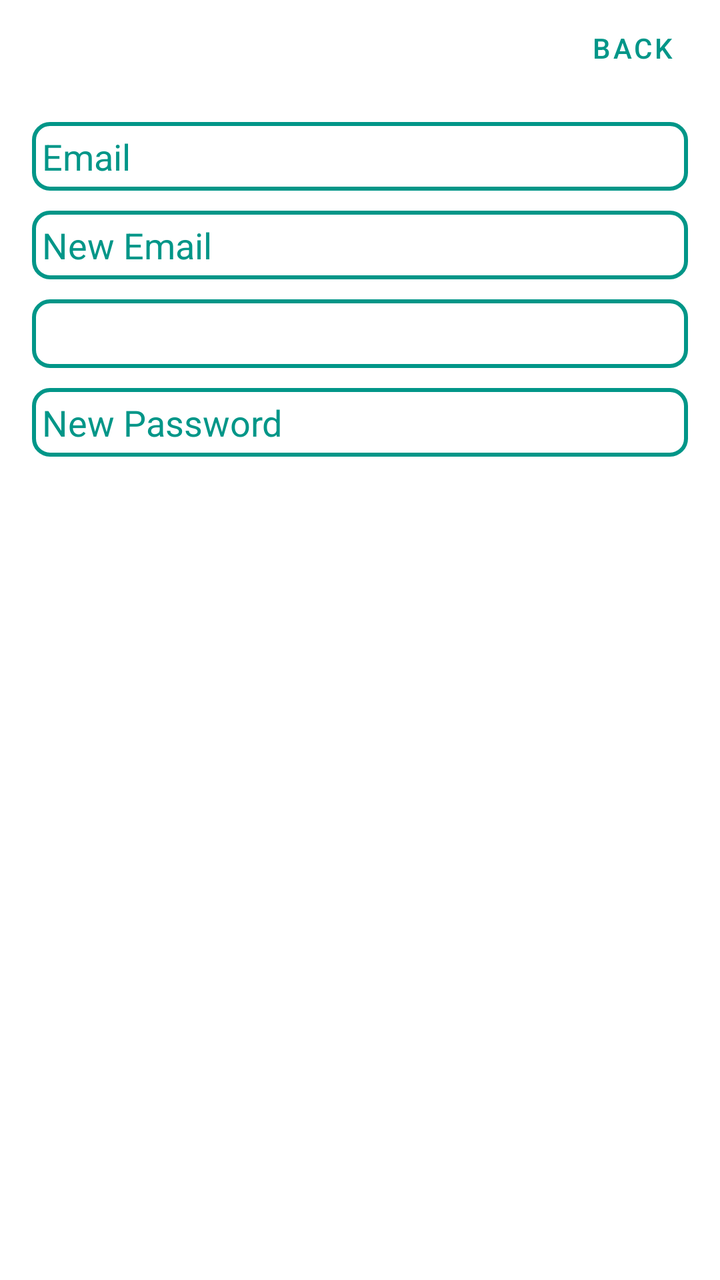
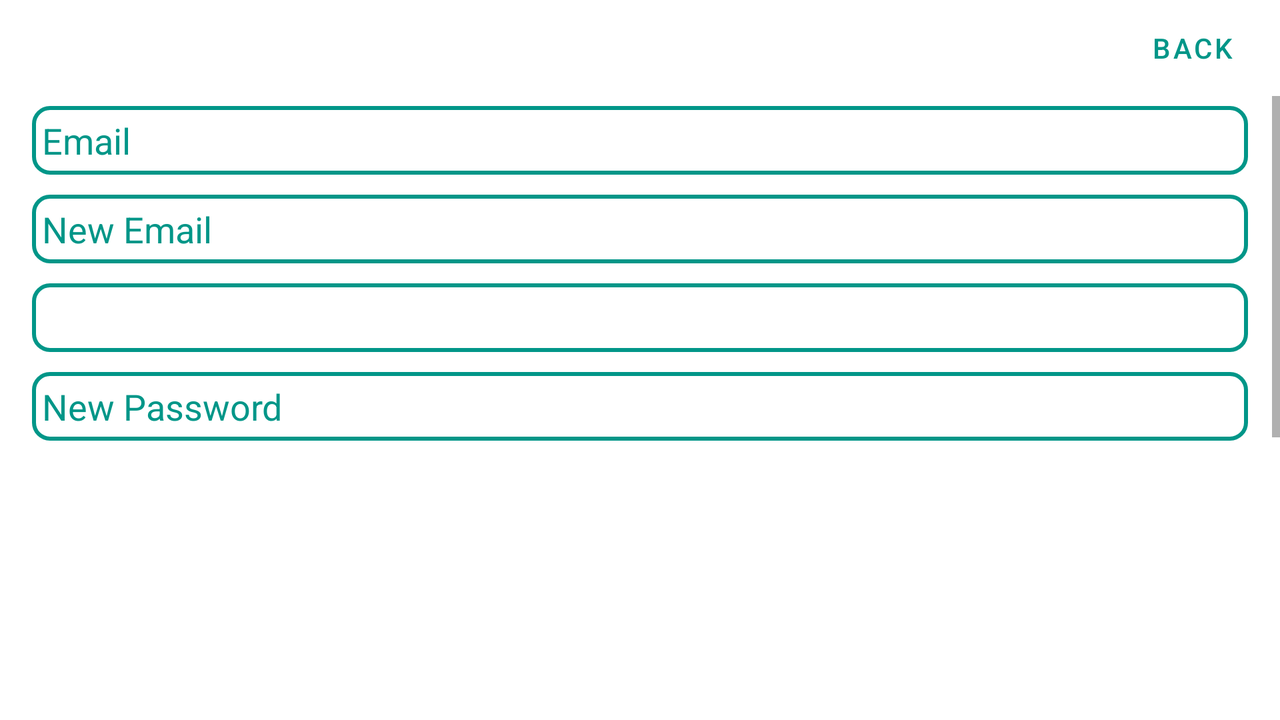

An Android layout and its configuration variant, each rendered on a device that would load it. The default file and the variant file are quoted in full after the pictures.
<!-- AndroidManifest.xml: application theme AppTheme -->
<!-- res/layout/activity_options.xml -->
<?xml version="1.0" encoding="utf-8"?>
<androidx.coordinatorlayout.widget.CoordinatorLayout xmlns:android="http://schemas.android.com/apk/res/android"
    xmlns:app="http://schemas.android.com/apk/res-auto"
    xmlns:tools="http://schemas.android.com/tools"
    android:layout_width="match_parent"
    android:layout_height="match_parent"
    android:fitsSystemWindows="true"
    tools:context=".OptionsActivity">

    <com.google.android.material.appbar.AppBarLayout
        android:layout_width="match_parent"
        android:layout_height="wrap_content"
        android:background="@android:color/transparent"
        app:elevation="0dp">

        <androidx.appcompat.widget.Toolbar
            android:id="@+id/toolbar"
            android:layout_width="match_parent"
            android:layout_height="?attr/actionBarSize"
            app:layout_scrollFlags="scroll|enterAlways" />

    </com.google.android.material.appbar.AppBarLayout>
    <Button
        android:id="@+id/backButton"
        android:layout_width="wrap_content"
        android:layout_height="wrap_content"
        android:background="@android:color/transparent"
        android:padding="5dp"
        android:layout_gravity="end"
        android:text="@string/back"
        android:textColor="@color/accent">
    </Button>
    <LinearLayout
        android:layout_width="match_parent"
        android:layout_height="wrap_content"
        android:orientation="vertical"
        android:paddingBottom="@dimen/activity_vertical_margin"
        android:paddingLeft="@dimen/activity_horizontal_margin"
        android:paddingRight="@dimen/activity_horizontal_margin"
        android:paddingTop="@dimen/activity_vertical_margin"
        app:layout_behavior="@string/appbar_scrolling_view_behavior">

        <EditText
            android:id="@+id/old_email"
            android:theme="@style/ThemeOverlay.MyEditTextSignUpLogin"
            android:background="@drawable/edittext_underline"
            android:layout_width="match_parent"
            android:layout_height="wrap_content"
            android:textColor="@color/accent"
            android:hint="@string/hint_email"
            android:inputType="textEmailAddress"
            android:maxLines="1"
            android:singleLine="true" />

        <EditText
            android:layout_marginTop="10dp"
            android:id="@+id/new_email"
            android:theme="@style/ThemeOverlay.MyEditTextSignUpLogin"
            android:background="@drawable/edittext_underline"
            android:layout_width="match_parent"
            android:layout_height="wrap_content"
            android:textColor="@color/accent"
            android:hint="@string/hint_new_email"
            android:inputType="textEmailAddress"
            android:maxLines="1"
            android:singleLine="true" />

        <EditText
            android:id="@+id/password"
            android:theme="@style/ThemeOverlay.MyEditTextSignUpLogin"
            android:background="@drawable/edittext_underline"
            android:layout_width="match_parent"
            android:layout_height="wrap_content"
            android:focusableInTouchMode="true"
            android:textColor="@color/accent"
            android:imeActionId="@integer/login"
            android:imeOptions="actionUnspecified"
            android:inputType="textPassword"
            android:maxLines="1"
            android:layout_marginTop="10dp"
            android:singleLine="true" />

        <EditText
            android:id="@+id/newPassword"
            android:layout_width="match_parent"
            android:layout_height="wrap_content"
            android:focusableInTouchMode="true"
            android:textColor="@color/accent"
            android:theme="@style/ThemeOverlay.MyEditTextSignUpLogin"
            android:background="@drawable/edittext_underline"
            android:layout_marginTop="10dp"
            android:hint="@string/new_pass"
            android:imeActionId="@integer/login"
            android:imeOptions="actionUnspecified"
            android:inputType="textPassword"
            android:maxLines="1"
            android:singleLine="true" />

        <Button
            android:id="@+id/changeEmail"
            style="@style/button_style_main"
            android:background="@drawable/buttonselectormain"
            android:textSize="16sp"
            android:layout_width="wrap_content"
            android:layout_height="wrap_content"
            android:layout_marginTop="16dp"
            android:text="@string/btn_change"
            android:textStyle="bold" />

        <Button
            android:background="@drawable/buttonselectormain"
            android:id="@+id/changePass"
            style="@style/button_style_main"
            android:textSize="16sp"
            android:layout_width="wrap_content"
            android:layout_height="wrap_content"
            android:layout_marginTop="16dp"
            android:text="@string/btn_change"
            android:textStyle="bold" />

        <Button
            android:background="@drawable/buttonselectormain"
            android:id="@+id/send"
            style="@style/button_style_main"
            android:textSize="16sp"
            android:layout_width="wrap_content"
            android:layout_height="wrap_content"
            android:layout_marginTop="16dp"
            android:text="@string/btn_send"
            android:textStyle="bold" />

        <ProgressBar
            android:id="@+id/progressBar"
            android:layout_width="30dp"
            android:layout_height="30dp"
            android:visibility="gone" />

        <Button
            android:id="@+id/remove"
            android:background="@drawable/buttonselectormain"
            style="@style/button_style_main"
            android:textSize="16sp"
            android:layout_width="wrap_content"
            android:layout_height="wrap_content"
            android:layout_marginTop="16dp"
            android:text="@string/btn_remove"
            android:textStyle="bold" />

        <Button
            android:id="@+id/change_email_button"
            style="@style/button_style_main"
            android:background="@drawable/buttonselectormain"
            android:textSize="16sp"
            android:layout_width="match_parent"
            android:layout_height="wrap_content"
            android:layout_marginTop="16dp"
            android:text="@string/change_email"
            android:textStyle="bold" />

        <Button
            android:id="@+id/change_password_button"
            style="@style/button_style_main"
            android:background="@drawable/buttonselectormain"
            android:textSize="16sp"
            android:layout_width="match_parent"
            android:layout_height="wrap_content"
            android:layout_marginTop="16dp"
            android:text="@string/change_password"
            android:textStyle="bold" />

        <Button
            android:id="@+id/sending_pass_reset_button"
            android:background="@drawable/buttonselectormain"
            style="@style/button_style_main"
            android:textSize="16sp"
            android:layout_width="match_parent"
            android:layout_height="wrap_content"
            android:layout_marginTop="16dp"
            android:text="@string/send_password_reset_email"
            android:textStyle="bold" />

        <Button
            android:id="@+id/remove_user_button"
            style="@style/button_style_main"
            android:background="@drawable/buttonselectormain"
            android:textSize="16sp"
            android:layout_width="match_parent"
            android:layout_height="wrap_content"
            android:layout_marginTop="16dp"
            android:text="@string/remove_user"
            android:textStyle="bold" />

        <Button
            android:id="@+id/sign_out"
            style="@style/button_style_main"
            android:background="@drawable/buttonselectormain"
            android:textSize="16sp"
            android:layout_width="match_parent"
            android:layout_height="wrap_content"
            android:layout_marginTop="16dp"
            android:text="@string/btn_sign_out"
            android:textStyle="bold" />

    </LinearLayout>

</androidx.coordinatorlayout.widget.CoordinatorLayout>
<!-- resources referenced by this layout -->
<resources>
  <color name="accent">#009688</color>
  <dimen name="activity_horizontal_margin">16dp</dimen>
  <dimen name="activity_vertical_margin">5dp</dimen>
  <!-- drawable buttonselectormain (drawable) -->
  <?xml version="1.0" encoding="utf-8"?>
  <selector xmlns:android="http://schemas.android.com/apk/res/android">
  
      <item android:state_enabled="false"
          android:drawable="@drawable/button_shape_disabled_main"/>
  
      <item android:state_pressed="true"
          android:drawable="@drawable/button_shape_pressed_main"/>
  
      <item android:drawable="@drawable/button_shape_main"/>
  
  </selector>
  <!-- drawable edittext_underline (drawable) -->
  <?xml version="1.0" encoding="utf-8"?>
  <selector xmlns:android="http://schemas.android.com/apk/res/android">
  
      <item android:state_enabled="true" android:state_focused="true"
          android:drawable="@drawable/edittext_underline_enabled" />
  
      <item android:drawable="@drawable/edittext_underline_default"></item>
  
  
  </selector>
  <string name="back">Back</string>
  <string name="btn_change">Change</string>
  <string name="btn_remove">Remove</string>
  <string name="btn_send">Send</string>
  <string name="btn_sign_out">Sign Out</string>
  <string name="change_email">Change Email</string>
  <string name="change_password">Change Password</string>
  <string name="hint_email">Email</string>
  <string name="hint_new_email">New Email</string>
  <string name="new_pass">New Password</string>
  <string name="remove_user">Remove user</string>
  <string name="send_password_reset_email">Send Password reset email</string>
  <style name="ThemeOverlay.MyEditTextSignUpLogin" parent="AppTheme">
          <item name="android:textColorHint">@color/accent</item>
          <item name="android:layout_margin">10dp</item>
          <item name="android:textCursorDrawable">@drawable/color_cursor</item>
      </style>
  <style name="AppTheme" parent="Theme.MaterialComponents.Light.DarkActionBar">
          <item name="colorPrimary">@color/accent</item>
          <item name="colorPrimaryDark">@color/icons</item>
          <item name="colorAccent">@color/primary</item>
          <item name="popupMenuStyle">@style/MyMenu</item>
          <item name="android:popupMenuStyle">@style/MyMenu</item>
  
          <item name="windowActionBar">false</item>
          <item name="windowNoTitle">true</item>
      </style>
  <!-- drawable button_shape_disabled_main (drawable) -->
  <?xml version="1.0" encoding="utf-8"?>
  <shape xmlns:android="http://schemas.android.com/apk/res/android">
  
      <corners
          android:radius="5dp"
          />
      <solid
          android:color="@color/primary"
          />
  
  </shape>
  <!-- drawable button_shape_pressed_main (drawable) -->
  <?xml version="1.0" encoding="utf-8"?>
  <shape xmlns:android="http://schemas.android.com/apk/res/android" android:shape="rectangle" >
      <corners
          android:radius="5dp"
          />
      <solid
          android:color="@color/accent_dark"
          />
  </shape>
  <color name="icons">#FFFFFF</color>
  <color name="primary">#03A9F4</color>
  <style name="MyMenu" parent="@android:style/Widget.PopupMenu">
          <item name="android:textColor">@color/icons</item>
          <item name="android:elevation" tools:targetApi="lollipop">20dp</item>
          <item name="android:popupBackground">@drawable/button_shape_main</item>
          <item name="android:dropDownHorizontalOffset">3dp</item>
          <item name="android:dropDownVerticalOffset">3dp</item>
          <item name="android:listPreferredItemHeightSmall">40dp</item>
      </style>
  <color name="accent_dark">#008070</color>
</resources>
<!-- res/layout-land/activity_options.xml (the repository's variant of the layout above) -->
<!-- drawn on the phone turned sideways -->
<?xml version="1.0" encoding="utf-8"?>
<androidx.coordinatorlayout.widget.CoordinatorLayout xmlns:android="http://schemas.android.com/apk/res/android"
    xmlns:app="http://schemas.android.com/apk/res-auto"
    xmlns:tools="http://schemas.android.com/tools"
    android:layout_width="match_parent"
    android:layout_height="match_parent"
    android:fitsSystemWindows="true"
    tools:context=".OptionsActivity">
    <RelativeLayout
        android:layout_width="match_parent"
        android:layout_height="match_parent">

    <Button
        android:id="@+id/backButton"
        android:layout_width="wrap_content"
        android:layout_height="wrap_content"
        android:background="@android:color/transparent"
        android:padding="5dp"
        android:layout_alignParentEnd="true"
        android:text="@string/back"
        android:textColor="@color/accent">
    </Button>
    <ScrollView
        android:id="@+id/scrollViewOptions"
        android:layout_below="@+id/backButton"
        android:layout_width="match_parent"
        android:layout_height="wrap_content">
    <LinearLayout
        android:layout_width="match_parent"
        android:layout_height="wrap_content"
        android:orientation="vertical"
        android:paddingBottom="@dimen/activity_vertical_margin"
        android:paddingLeft="@dimen/activity_horizontal_margin"
        android:paddingRight="@dimen/activity_horizontal_margin"
        android:paddingTop="@dimen/activity_vertical_margin"
        app:layout_behavior="@string/appbar_scrolling_view_behavior">

        <EditText
            android:id="@+id/old_email"
            android:theme="@style/ThemeOverlay.MyEditTextSignUpLogin"
            android:background="@drawable/edittext_underline"
            android:layout_width="match_parent"
            android:layout_height="wrap_content"
            android:textColor="@color/accent"
            android:hint="@string/hint_email"
            android:inputType="textEmailAddress"
            android:maxLines="1"
            android:singleLine="true" />

        <EditText
            android:layout_marginTop="10dp"
            android:id="@+id/new_email"
            android:theme="@style/ThemeOverlay.MyEditTextSignUpLogin"
            android:background="@drawable/edittext_underline"
            android:layout_width="match_parent"
            android:layout_height="wrap_content"
            android:textColor="@color/accent"
            android:hint="@string/hint_new_email"
            android:inputType="textEmailAddress"
            android:maxLines="1"
            android:singleLine="true" />

        <EditText
            android:id="@+id/password"
            android:theme="@style/ThemeOverlay.MyEditTextSignUpLogin"
            android:background="@drawable/edittext_underline"
            android:layout_width="match_parent"
            android:layout_height="wrap_content"
            android:focusableInTouchMode="true"
            android:textColor="@color/accent"
            android:imeActionId="@integer/login"
            android:imeOptions="actionUnspecified"
            android:inputType="textPassword"
            android:maxLines="1"
            android:layout_marginTop="10dp"
            android:singleLine="true" />

        <EditText
            android:id="@+id/newPassword"
            android:layout_width="match_parent"
            android:layout_height="wrap_content"
            android:focusableInTouchMode="true"
            android:textColor="@color/accent"
            android:theme="@style/ThemeOverlay.MyEditTextSignUpLogin"
            android:background="@drawable/edittext_underline"
            android:layout_marginTop="10dp"
            android:hint="@string/new_pass"
            android:imeActionId="@integer/login"
            android:imeOptions="actionUnspecified"
            android:inputType="textPassword"
            android:maxLines="1"
            android:singleLine="true" />

        <Button
            android:id="@+id/changeEmail"
            style="@style/button_style_main"
            android:background="@drawable/buttonselectormain"
            android:textSize="16sp"
            android:layout_width="wrap_content"
            android:layout_height="wrap_content"
            android:layout_marginTop="16dp"
            android:text="@string/btn_change"
            android:textStyle="bold" />

        <Button
            android:background="@drawable/buttonselectormain"
            android:id="@+id/changePass"
            style="@style/button_style_main"
            android:textSize="16sp"
            android:layout_width="wrap_content"
            android:layout_height="wrap_content"
            android:layout_marginTop="16dp"
            android:text="@string/btn_change"
            android:textStyle="bold" />

        <Button
            android:background="@drawable/buttonselectormain"
            android:id="@+id/send"
            style="@style/button_style_main"
            android:textSize="16sp"
            android:layout_width="wrap_content"
            android:layout_height="wrap_content"
            android:layout_marginTop="16dp"
            android:text="@string/btn_send"
            android:textStyle="bold" />

        <ProgressBar
            android:id="@+id/progressBar"
            android:layout_width="30dp"
            android:layout_height="30dp"
            android:visibility="gone" />

        <Button
            android:id="@+id/remove"
            android:background="@drawable/buttonselectormain"
            style="@style/button_style_main"
            android:textSize="16sp"
            android:layout_width="wrap_content"
            android:layout_height="wrap_content"
            android:layout_marginTop="16dp"
            android:text="@string/btn_remove"
            android:textStyle="bold" />

        <Button
            android:id="@+id/change_email_button"
            style="@style/button_style_main"
            android:background="@drawable/buttonselectormain"
            android:textSize="16sp"
            android:layout_width="match_parent"
            android:layout_height="wrap_content"
            android:layout_marginTop="16dp"
            android:text="@string/change_email"
            android:textStyle="bold" />

        <Button
            android:id="@+id/change_password_button"
            style="@style/button_style_main"
            android:background="@drawable/buttonselectormain"
            android:textSize="16sp"
            android:layout_width="match_parent"
            android:layout_height="wrap_content"
            android:layout_marginTop="16dp"
            android:text="@string/change_password"
            android:textStyle="bold" />

        <Button
            android:id="@+id/sending_pass_reset_button"
            android:background="@drawable/buttonselectormain"
            style="@style/button_style_main"
            android:textSize="16sp"
            android:layout_width="match_parent"
            android:layout_height="wrap_content"
            android:layout_marginTop="16dp"
            android:text="@string/send_password_reset_email"
            android:textStyle="bold" />

        <Button
            android:id="@+id/remove_user_button"
            style="@style/button_style_main"
            android:background="@drawable/buttonselectormain"
            android:textSize="16sp"
            android:layout_width="match_parent"
            android:layout_height="wrap_content"
            android:layout_marginTop="16dp"
            android:text="@string/remove_user"
            android:textStyle="bold" />

        <Button
            android:id="@+id/sign_out"
            style="@style/button_style_main"
            android:background="@drawable/buttonselectormain"
            android:textSize="16sp"
            android:layout_width="match_parent"
            android:layout_height="wrap_content"
            android:layout_marginTop="16dp"
            android:text="@string/btn_sign_out"
            android:textStyle="bold" />

    </LinearLayout>
    </ScrollView>
    </RelativeLayout>

</androidx.coordinatorlayout.widget.CoordinatorLayout>
